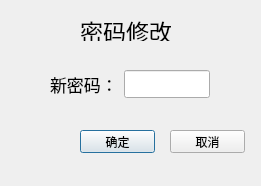
<?xml version="1.0" encoding="UTF-8"?>
<ui version="4.0">
 <class>Passwordchange</class>
 <widget class="QDialog" name="Passwordchange">
  <property name="geometry">
   <rect>
    <x>0</x>
    <y>0</y>
    <width>261</width>
    <height>186</height>
   </rect>
  </property>
  <property name="windowTitle">
   <string>密码修改</string>
  </property>
  <widget class="QWidget" name="formLayoutWidget">
   <property name="geometry">
    <rect>
     <x>50</x>
     <y>70</y>
     <width>160</width>
     <height>31</height>
    </rect>
   </property>
   <property name="font">
    <font>
     <pointsize>13</pointsize>
    </font>
   </property>
   <layout class="QFormLayout" name="formLayout">
    <item row="0" column="0">
     <widget class="QLabel" name="Label">
      <property name="font">
       <font>
        <pointsize>13</pointsize>
       </font>
      </property>
      <property name="text">
       <string>新密码：</string>
      </property>
     </widget>
    </item>
    <item row="0" column="1">
     <widget class="QLineEdit" name="LineEdit">
      <property name="font">
       <font>
        <pointsize>13</pointsize>
       </font>
      </property>
     </widget>
    </item>
   </layout>
  </widget>
  <widget class="QPushButton" name="pushButton">
   <property name="geometry">
    <rect>
     <x>80</x>
     <y>130</y>
     <width>75</width>
     <height>23</height>
    </rect>
   </property>
   <property name="text">
    <string>确定</string>
   </property>
  </widget>
  <widget class="QPushButton" name="pushButton_2">
   <property name="geometry">
    <rect>
     <x>170</x>
     <y>130</y>
     <width>75</width>
     <height>23</height>
    </rect>
   </property>
   <property name="text">
    <string>取消</string>
   </property>
  </widget>
  <widget class="QLabel" name="label">
   <property name="geometry">
    <rect>
     <x>80</x>
     <y>20</y>
     <width>91</width>
     <height>21</height>
    </rect>
   </property>
   <property name="font">
    <font>
     <pointsize>17</pointsize>
    </font>
   </property>
   <property name="text">
    <string>密码修改</string>
   </property>
  </widget>
 </widget>
 <resources/>
 <connections>
  <connection>
   <sender>pushButton_2</sender>
   <signal>clicked()</signal>
   <receiver>Passwordchange</receiver>
   <slot>close()</slot>
   <hints>
    <hint type="sourcelabel">
     <x>193</x>
     <y>133</y>
    </hint>
    <hint type="destinationlabel">
     <x>211</x>
     <y>92</y>
    </hint>
   </hints>
  </connection>
 </connections>
</ui>
